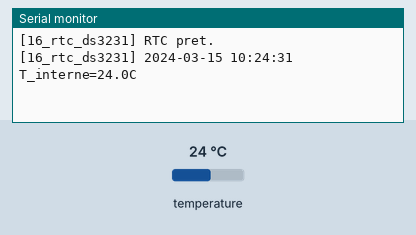
A sketch run on a simulated ESP32. Parts: the last lines printed to the serial monitor. The inputs (shaded band) are chosen by the test bench; at power-on: temperature 24 °C. The local clock reads 2024-03-15 10:24:30 at power-on unless the sketch sets it.

Above: at 1.4 s.
1.5 s: temperature set to 12 °C
At 2.4 s:
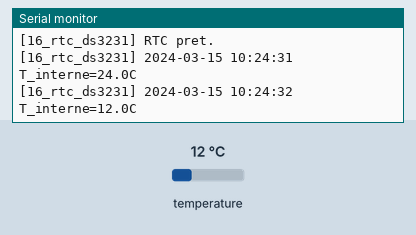
3.0 s: temperature set to 19 °C
At 3.8 s:
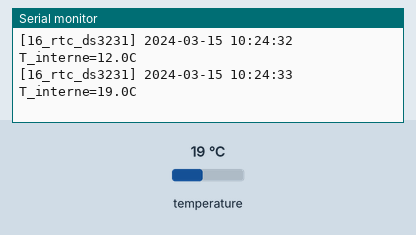

Measured:
- after the input at 1.5 s, the serial monitor: prints a new line after 0.50 s (image 1)
- after the input at 3.0 s, the serial monitor: prints a new line at once (image 2)

The sketch:

16_rtc_ds3231.ino
```cpp
/*
 * Projet 16 - Horloge temps reel DS3231 (RTC, I2C)
 * Cible : ESP32 / Uno
 * Bibliotheque requise : "RTClib" (Adafruit)
 */

#include <Arduino.h>
#include <Wire.h>
#include <RTClib.h>

RTC_DS3231 rtc;
const unsigned long READ_INTERVAL_MS = 1000;
unsigned long lastReadTime = 0;
bool rtcFound = false;

void setup() {
  Serial.begin(115200);
  delay(200);
  Wire.begin(21, 22);

  if (!rtc.begin(&Wire)) {
    Serial.println("[16_rtc_ds3231] DS3231 non trouve ! Verifiez le cablage.");
    return;
  }
  rtcFound = true;

  if (rtc.lostPower()) {
    Serial.println("[16_rtc_ds3231] RTC sans alimentation de secours ou premiere mise en route.");
    Serial.println("[16_rtc_ds3231] Reglage de l'heure sur la date/heure de compilation.");
    // Regle l'horloge sur la date/heure de compilation du sketch (a ajuster manuellement si besoin)
    rtc.adjust(DateTime(F(__DATE__), F(__TIME__)));
  }

  Serial.println("[16_rtc_ds3231] RTC pret.");
}

void loop() {
  if (!rtcFound) return;
  unsigned long now = millis();
  if (now - lastReadTime >= READ_INTERVAL_MS) {
    lastReadTime = now;
    DateTime dt = rtc.now();
    float tempC = rtc.getTemperature(); // capteur de temperature interne au DS3231

    Serial.printf("[16_rtc_ds3231] %04d-%02d-%02d %02d:%02d:%02d  T_interne=%.1fC\n",
                  dt.year(), dt.month(), dt.day(),
                  dt.hour(), dt.minute(), dt.second(),
                  tempC);
  }
}
```
